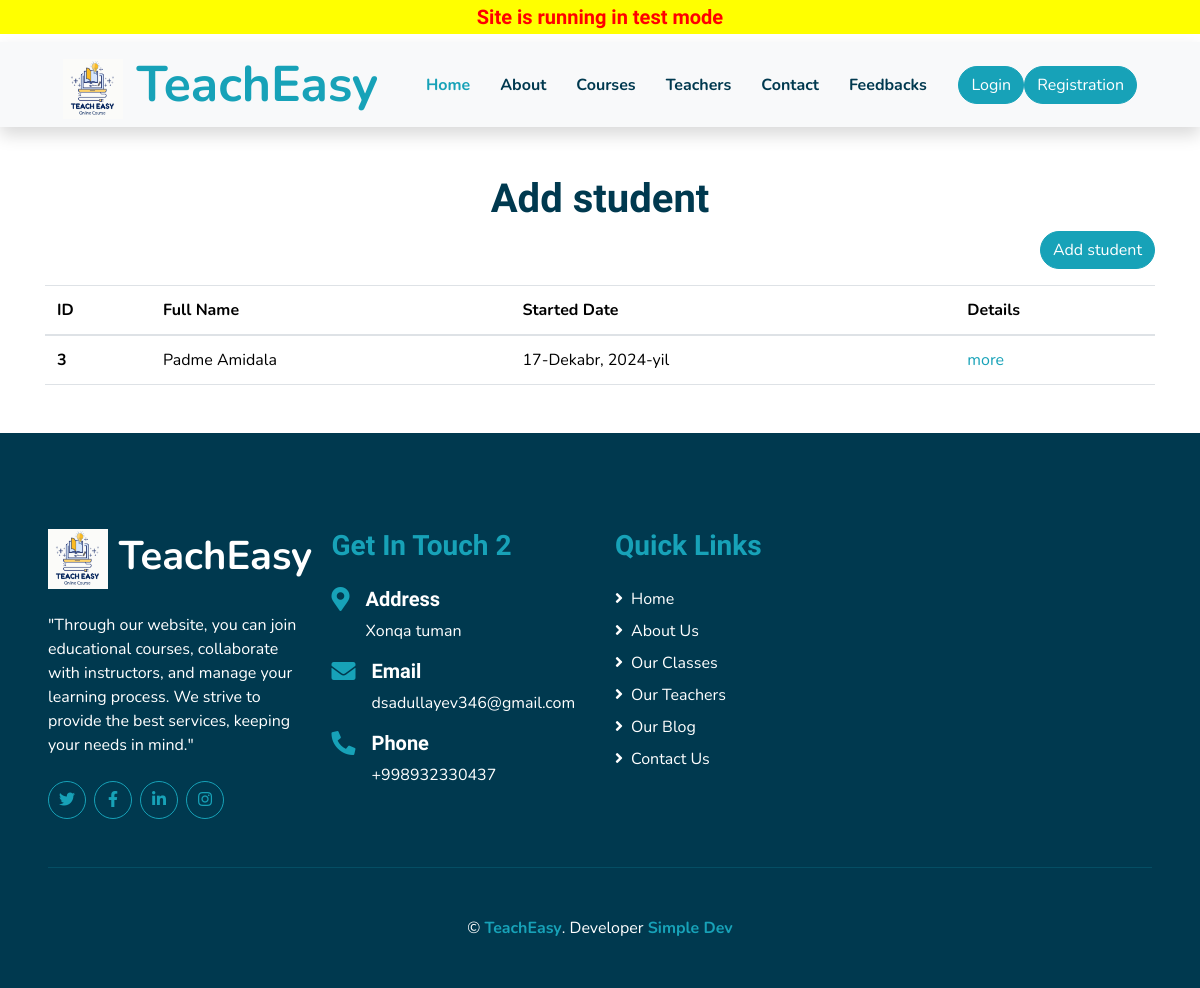
The page /course/1/students on the database its author committed.
### main/models.py (models this page shows, shortened)
class CourseStudent(models.Model):
    course = models.ForeignKey(Course, on_delete=models.CASCADE)
    student = models.ForeignKey(Student, on_delete=models.CASCADE, related_name='course_students')
    teacher = models.ForeignKey(Teacher, on_delete=models.CASCADE, related_name='course_teachers')
    start_date = models.DateField()

class Student(models.Model):
    user = models.ForeignKey(CustomUser, on_delete=models.CASCADE)

class CustomUser(AbstractUser):
    birth_date = models.DateField(blank=True, null=True)
    address = models.TextField(blank=True, null=True)
    phone_number = PhoneNumberField(unique=True, blank=True, null=True)
    role = models.CharField(
        max_length=20,
        choices=UserRoleEnum.choices(),
        default=UserRoleEnum.STUDENT.name
    )
    image = models.ImageField(upload_to='users/', blank=True, null=True)

### main/views.py (the view)
# urls.py: path('course/<int:course_id>/students',course_student_view,name='course_students'),
def course_student_view(request, course_id):
    course = get_object_or_404(Course, pk=course_id)
    course_students = CourseStudent.objects.filter(course=course.id)
    ctx = {
        'course': course,
        'course_students': course_students,
    }
    return render(request, 'course/course_students.html', ctx)

### template/course/course_students.html (shortened to what this page needs)
{% extends "main/base.html" %}
{% load static %}
{% block content %}
<div class="text-center mt-5">
    <h1>Add student</h1>
</div>
<div class="container">
    <div class="text-end mb-3">
        <a class="btn btn-primary" href="{% url 'course_student_add' course.id %}">Add student</a>
    </div>
    {% if course_students %}
    <table class="table">
        <thead>
            <tr>
                <th scope="col">ID</th>
                <th scope="col">Full Name</th>
                <th scope="col">Started Date</th>
                <th scope="col">Details</th>
            </tr>
        </thead>
        <tbody>
            {% for cs in course_students %}
            <tr>
                <th scope="row">{{ cs.student.id }}</th>
                {% if cs.student.user.first_name or cs.student.user.last_name %}
                <td>{{ cs.student.user.first_name }} {{ cs.student.user.last_name }}</td>
                {% else %}
                <td>{{ cs.student.user.username }}</td>
                {% endif %}
                <td>{{ cs.start_date }}</td>
                <td><a href="{% url 'student_detail' course_id=course.id student_id=cs.student.id %}">more</a>
                </td>
            </tr>
            {% endfor %}
        </tbody>
    </table>
    {% else %}
    <h2 class="text-center">Studentlar mavjud emas</h2>
    {% endif %}
</div>
{% endblock content %}

### rows shown on the page
CourseStudent: student.id "3", student.user.first_name "Padme", student.user.last_name "Amidala", start_date "17-Dekabr, 2024-yil"
